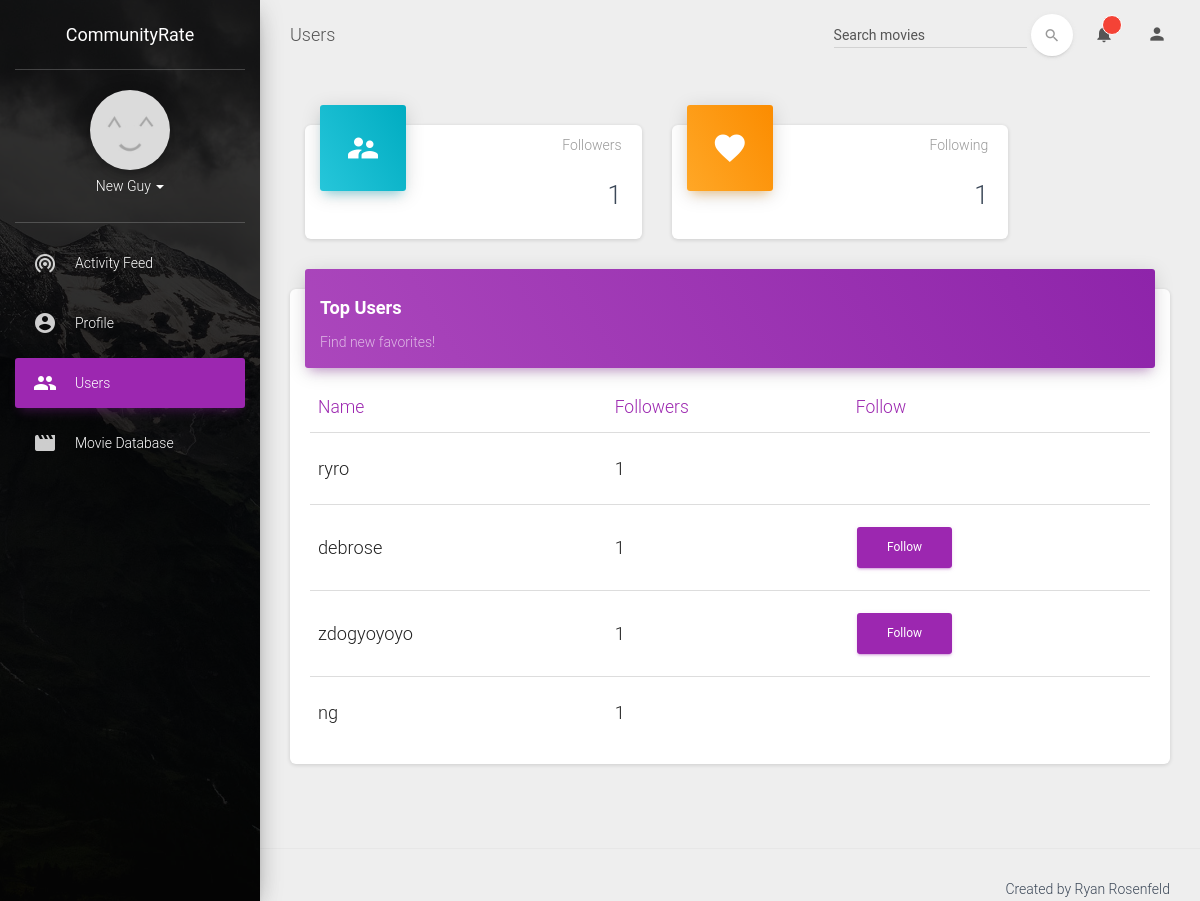
Before: /users/ (signed in) with the older database file.
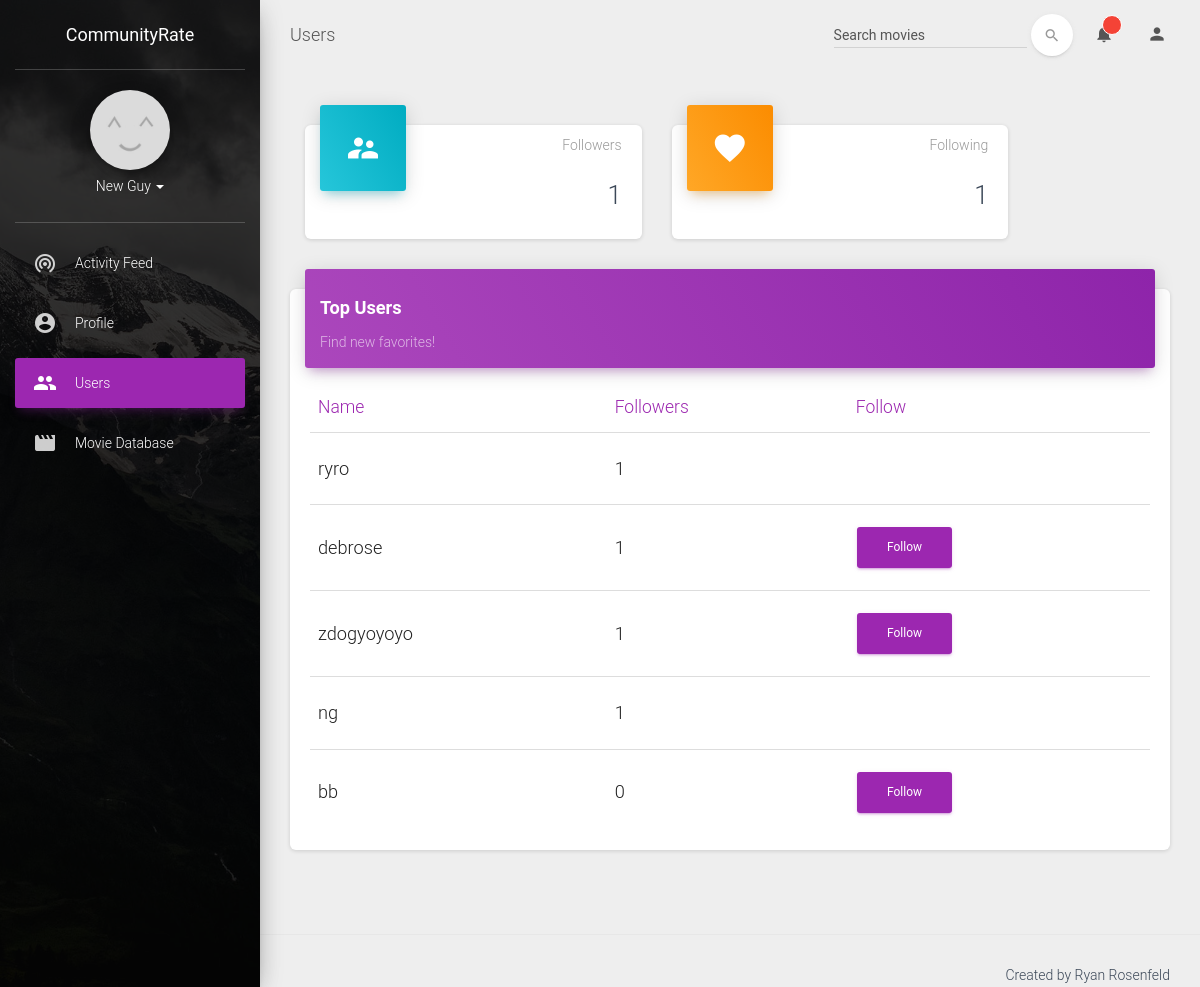
After: the same page with the newer database file.
### general/models.py (models this page shows)
class SiteUser(AbstractUser):
    fb_id = models.CharField(max_length=100, blank=True)
    fav_quote = models.TextField(blank=True)
    about_me = models.TextField(blank=True)
    has_pic = models.BooleanField(default=False)

### users/views.py (the view)
# urls.py: url(r'^users/', user_views.main_view),
def main_view(request, response=None):
    users = []
    following = request.user.follower_set.all()
    followers = request.user.following_set.all()
    all_users = SiteUser.objects.all()
    for user in all_users:
        followers_count = len(user.following_set.all())
        query = following.filter(following=user)
        already_following = (len(query) > 0) | (user == request.user)
        users.append((user, followers_count, already_following))
    users = sorted(users, key=lambda x: x[1], reverse=True)
    title = "Top Users"
    comment = "Find new favorites!"
    return render(request, 'users/main.html', {'num_followers': len(followers),
                                               'num_following': len(following),
                                               'users': users,
                                               'response': response,
                                               'title': title,
                                               'comment': comment,
                                               'page': 'users',
                                               'followers': followers,
                                               'following': following})

### general/context_processors.py (called while the page is built)
def rand_pic_string(request):
    return {'rand_pic_string': '?' + str(randint(0, 100000000))}

### templates/users/main.html (shortened to what this page needs)
{% extends 'base.html' %}
{% load static %}
{% block header %}
    <link href="https://afeld.github.io/emoji-css/emoji.css" rel="stylesheet">
    {% load static %}
    <link href="{% static 'general/css/profile.css' %}" rel="stylesheet">
{% endblock %}
{% block content %}
    <div class="col-md-12">
        <a class="col-lg-5 col-md-6 col-sm-6" href="/relationships/">
            <div class="card card-stats">
                <div class="card-header" data-background-color="blue">
                    <i class="material-icons">supervisor_account</i>
                </div>
                <div class="card-content">
                    <p class="category">Followers</p>
                    <h3 class="title">{{ num_followers }}</h3>
                </div>
            </div>
        </a>
        <a class="col-lg-5 col-md-6 col-sm-6" href="/relationships/">
            <div class="card card-stats">
                <div class="card-header" data-background-color="orange">
                    <i class="material-icons">favorite</i>
                </div>
                <div class="card-content">
                    <p class="category">Following</p>
                    <h3 class="title">{{ num_following }}</h3>
                </div>
            </div>
        </a>
        <div class="card">
            <div class="card-header" data-background-color="purple">
                    <h4 class="title card-header-title">{{ title }}</h4>
                    <p class="category">{{ comment }}</p>
            </div>
            <div class="card-content">
                <table class="table table-hover">
                    <thead class="text-primary">
                        <th>Name</th>
                        <th>Followers</th>
                        <th>Follow</th>
                    </thead>
                    <tbody>
                        {% for u, count, already_following in users %}
                            <tr onclick=window.location.href="/profile/{{ u.username }}">
                                <td >
                                    <h4>{{u.username}}</h4>
                                </td>
                                <td>
                                    <h4>{{ count }}</h4>
                                </td>
                                <td>
                                    {% if not already_following %}
                                    <a class="btn btn-primary" href="/follow/{{u.username}}">Follow</a>
                                    {% endif %}
                                </td>
                            </tr>
                        {% endfor %}
                    </tbody>
                </table>
            </div>
        </div>
    </div>
{% endblock %}

### templates/base.html (shortened to what this page needs)
<!doctype html>
<html lang="en">
<head>
    {% load static %}
    <link href="https://maxcdn.bootstrapcdn.com/bootstrap/3.3.7/css/bootstrap.min.css" rel="stylesheet" />
    <link href="{% static 'material-dash/assets/css/material-dashboard.css' %}" rel="stylesheet"/>
    <link href="http://maxcdn.bootstrapcdn.com/font-awesome/latest/css/font-awesome.min.css" rel="stylesheet">
    <link href="{% static 'general/css/style.css' %}" rel="stylesheet">
    {% block header %}
    {% endblock %}
</head>
<body>
	<div class="wrapper">
	    <div class="sidebar" data-active-color="purple" data-background-color="black" data-image="{% static 'material-dash/assets/img/sidebar-1.jpg' %}">
			<div class="logo">
				<a href="/" class="simple-text">
					CommunityRate
				</a>
			</div>
	    	<div class="sidebar-wrapper">
                <div class="user">
                    <div class="photo">
                        {% if request.user.has_pic %}
                            <img src="{% with 'general/img/prof_pics/'|add:request.user.username|add:'.jpg'|add:rand_pic_string as img %}{% static img %}{% endwith %}">
                        {% else %}
                            <img src="{% static 'material-dash/assets/img/placeholder.jpg' %}">
                        {% endif %}
                    </div>
                    <div class="info">
                        <a data-toggle="collapse" href="#collapseExample" class="collapsed">
                            {{ request.user.get_full_name }}
                            <b class="caret"></b>
                        </a>
                    </div>
                </div>
	            <ul class="nav">
	                <li {% if page == 'activity_feed' %}class="active"{% endif %}>
	                    <a href="/">
	                        <i class="material-icons">wifi_tethering</i>
	                        <p>Activity Feed</p>
	                    </a>
	                </li>
                    <li {% if page == 'profile' %}class="active"{% endif %}>
                        <a href="/profile/">
                            <i class="material-icons">account_circle</i>
                            <p>Profile</p>
                        </a>
                    </li>
                    <li {% if page == 'users' %}class="active"{% endif %}>
                        <a href="/users/">
                            <i class="material-icons">people</i>
                            <p>Users</p>
                        </a>
                    </li>
                    <li {% if page == 'movies' %}class="active"{% endif %}>
                        <a href="/movies/">
                            <i class="material-icons">movie</i>
                            <p>Movie Database</p>
                        </a>
                    </li>
	            </ul>
	    	</div>
		</div>
	    <div class="main-panel">
			<nav class="navbar navbar-transparent navbar-absolute">
				<div class="container-fluid">
					<div class="navbar-header">
                        <a class="navbar-brand" href="#">
                            {% if page == 'activity_feed' %}Activity Feed
                            {% elif page == 'profile' %}Profile
                            {% elif page == 'discover' %}Discover
                            {% elif page == 'users' %}Users
                            {% elif page == 'movies' %}Movies
                            {% endif %}
                        </a>
					</div>
					<div class="collapse navbar-collapse">
						<ul class="nav navbar-nav navbar-right">
							<li class="dropdown">
								  <a href="#" class="dropdown-toggle" data-toggle="dropdown">
										<i class="material-icons">notifications</i>
										<span class="notification">{{ number_notifications }}</span>
								  </a>
							</li>
							<li class="dropdown">
								<a href="#" class="dropdown-toggle" data-toggle="dropdown">
	 							   <i class="material-icons">person</i>
	 						   </a>
							</li>
						</ul>
						<form class="navbar-form navbar-right" role="search" action="/movies/" method="GET">
							<div class="form-group  is-empty">
	                        	<input type="text" class="form-control" name="search" placeholder="Search movies">
							</div>
							<button type="submit" class="btn btn-white btn-round btn-just-icon">
								<i class="material-icons">search</i><div class="ripple-container"></div>
							</button>
	                    </form>
					</div>
				</div>
			</nav>
	        <div class="content">
	            <div class="container-fluid">
	                <div class="row">
                        {% block content %}{% endblock %}
	                </div>
	            </div>
	        </div>
			<footer class="footer">
	            <div class="container-fluid">
	                <p class="copyright pull-right">
	                    Created by Ryan Rosenfeld
                    </p>
	            </div>
	        </footer>
	    </div>
	</div>
</body>
</html>

### static/general/css/style.css (style rules this page uses)
.card-header-title { color: white; font-weight: bold; }

Changed rows visible on the page:
added SiteUser: username "bb", count "0"
